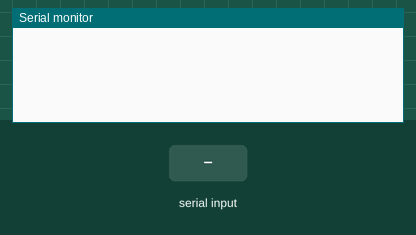
A sketch run on a simulated Arduino Mega 2560, built with avr-gcc and run on an emulated ATmega2560. On the bench: the last lines printed to the serial monitor. The test bench sets the inputs (shaded band).

Above: at 4.2 s.
4.3 s: "Z 00040\n" received over the second serial link
At 6.3 s:
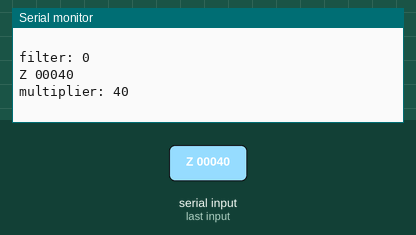
6.8 s: "90,45\n" received over the second serial link
At 7.51 s:
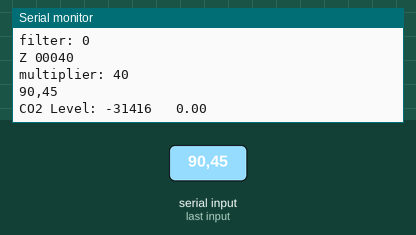

The sketch:

UART_code2.ino
```cpp
#include  <Arduino.h>
#include "CO2Sensor.h"


int count = 0;
CO2Sensor myCO2Sensor;

int ppm;
float percent;
void setup() {
  Serial.begin(9600);                 //Serial Monitor
  Serial1.begin(9600);                //CO2 sensor Serial RX0/TX0
  delay(2000);
  int count = 0;
  delay(1000);
}

void loop() {
  Serial.println(" ");
  if(count == 0){
    myCO2Sensor.initialize();
  }
  if(count == 50){
    Serial.println("Calibrating...");
    myCO2Sensor.calibrate();
  }
  delay(2000);
  ppm = myCO2Sensor.getPPM();
  percent = myCO2Sensor.getPercent();

  Serial.print("CO2 Level: ");
  Serial.print(ppm);
  Serial.print("   ");
  Serial.println(percent);

  count ++;
}
```

CO2Sensor.cpp
```cpp
/* UART_code2 is used to integrate the CO2Sensor library to takes CO2 readings
*  Using the ExplorIR CO2 sensor. Make sure the sensor is connected to Serial1 on Giga
*/

#include <Arduino.h>
#include "CO2Sensor.h"


//commands to give to ExplorIR Sensor
const char* writeCommandPolling = "K 2\r\n";
const char* writeCommandFilter = "a\r\n";         //command to respond with digital filter value (default 16?)
const char* writeCommandCalibrate = "G\r\n";      //command to calibrate sensor to fresh air value (400 ppm)
const char* writeCommandMultiplier = ".\r\n";     //command to receieve the multiplier value of the sensor
const char* writeCommandGetValue = "Z \r\n";      //command to receieve the CO2 value

/* CO2Sensor Constructor
 * Sets all values to 0, as they will be obtained once initialized
 */
CO2Sensor::CO2Sensor(){
  _filterValue = 0;
  _multiplier = 0;
  _calibrateValue = 0;
  _currentPPM = 0;
  _currentPercent = 0.0; // Assuming _currentPercent should be a float
  bufferPosition = 0; // Reset buffer position

}

/* CO2Sensor Initialize block
 * Sets the sensor to a polling state
 * Finds and Records Filter value
 * Finds and Records Multiplier Value
 * returns nothing
 */
void CO2Sensor::initialize(){
  Serial1.write(writeCommandPolling);                       //switch to the polling state
  delay(100);                                               //100 ms delay to allow process time
  _pollState = getResponse(writeCommandPolling);            //record polling state, should always be 2
  delay(1000);
  Serial1.write(writeCommandFilter);                        //find the filter value
  delay(100);                                               //100 ms delay to allow process time
  _filterValue = getResponse(writeCommandFilter);           //record filter value
  Serial.print("filter: ");                                 // print filter value
  Serial.println(_filterValue);
  delay(1000);
  Serial1.write(writeCommandMultiplier);                    //find the multiplier
  delay(100);                                               //100 ms delay to allow process time
  _multiplier = getResponse(writeCommandMultiplier);        //record the multiplier value
  Serial.print("multiplier: ");                             //print multiplier value
  Serial.println(_multiplier);
}

/* CO2Sensor Calibrate block
 * Calibrates the sensor to atmospheric air (400 PPM)
 * Checks that the Value after the fact is around 400 PPM to signal correct calibration
 * returns nothing
 */
void CO2Sensor::calibrate(){
  Serial1.write(writeCommandCalibrate);                     //calibrate command
  delay(2000);
  Serial1.write(writeCommandGetValue);                      //get CO2 value
  delay(100);                                               //100 ms delay to allow process time
  _calibrateValue = getResponse(writeCommandCalibrate);     //get the calibrate value, even though this number does not matter
  if(_calibrateValue*_multiplier <390 || _calibrateValue*_multiplier > 410){   //make sure it is around the expected value
    Serial.println("error calibrating CO2 sensor");
  }
  else{
    Serial.println("CO2 calibration success");
  }
}

/* CO2Sensor getPPM
 * Takes a reading of CO2
 * returns the PPM of CO2
 */
int CO2Sensor::getPPM(){
  Serial1.write(writeCommandGetValue);
  delay(100);                                               //100 ms delay to allow process time
  _currentPPM = getResponse(writeCommandGetValue);          //get CO2 PPM
  return _currentPPM * _multiplier;                         //return PPM, needs to be multiplied by multiplier
}

/* CO2Sensor getPercent
 * uses getPPM() to get the ppm value, then converts to a percentage
 * returns the percent of CO2 as a float
 */
float CO2Sensor::getPercent(){
  _currentPPM = getPPM();                                   //get CO2 PPM
  _currentPercent = _currentPPM / 10000.0;                  //convert to a percentage
  return _currentPercent;                                   //return percentage
}

/* CO2Sensor getResponse
 * takes in a string (going to change this)
 * records the response from the Serial1 port
 * returns the number as an integer from the response
 */
int CO2Sensor::getResponse(String command){
  String _response = "";
  while (Serial1.available() > 0) {
    char incomingByte = Serial1.read();           // Read the incoming byte.
    // Check if the incoming byte is a newline character, indicating the end of a message.
    if (incomingByte == '\n') {
      sensorDataBuffer[bufferPosition] = '\0';    // string terminator to make it a proper C-style string.
      Serial.println(sensorDataBuffer);           // sensorDataBuffer contains a complete message.
      bufferPosition = 0;                         // Reset the buffer position for the next message.
      break;

    } else {
      // If it's not the newline character, add the byte to the buffer.
      if (bufferPosition < sizeof(sensorDataBuffer) - 1) {
        sensorDataBuffer[bufferPosition] = incomingByte;
        _response += incomingByte;
        bufferPosition++;
      }
    }
  }
  _numberResponse = extractNumber(_response);     //get the number only as an integer
  return _numberResponse;                         //return the number only
}

/* CO2Sensor extractNumber
 * Takes in string (such as "Z 00040")
 * and parses that to only obtain the number as an integer (int 40)
 * returns the number as an integer
 */
int CO2Sensor::extractNumber(String data) {
  String numberString = "";                         // This will store the numeric part of the message
  for (int i = 0; i < data.length(); i++) {
    if (isDigit(data[i])) {                         // Check if the character is a digit
      numberString += data[i];                      // Append the digit to 'numberString'
    }
  }
  if (numberString.length() > 0) {
    return numberString.toInt();                    // Convert the numeric string to an integer
  }
  return 0;                                         // Return 0 as a default
}
```

CO2Sensor.h
```cpp
#ifndef CO2Sensor_h
#define CO2Sensor_h
#include "Arduino.h"

class CO2Sensor{
  public:
  CO2Sensor(void);

  void calibrate();
  /*getPPM writes to the CO2 sensor and waits for a response using getResponse()
  * @return integer value
  */
  int getPPM();

  /*getPercent writes to the CO2 sensor using getPPM(), then converts the PPM value to a percent
  * which it returns
  */
  float getPercent();

  void initialize();

  int getResponse(String command);

  int extractNumber(String data);

  private:
  int _filterValue;
  int _pollState;
  int _multiplier;
  int _calibrateValue;
  int _currentPPM;
  float _currentPercent;
  char sensorDataBuffer[256];           //buffer character
  int bufferPosition = 0;               // Variable to keep track of the buffer position.
  String _response;
  int _numberResponse;

};
#endif
```

Measured:
- after the input at 4.3 s, the serial monitor: prints a new line after 1.0 s (image 1)
- after the input at 6.8 s, the serial monitor: prints a new line after 0.60 s (image 2)
